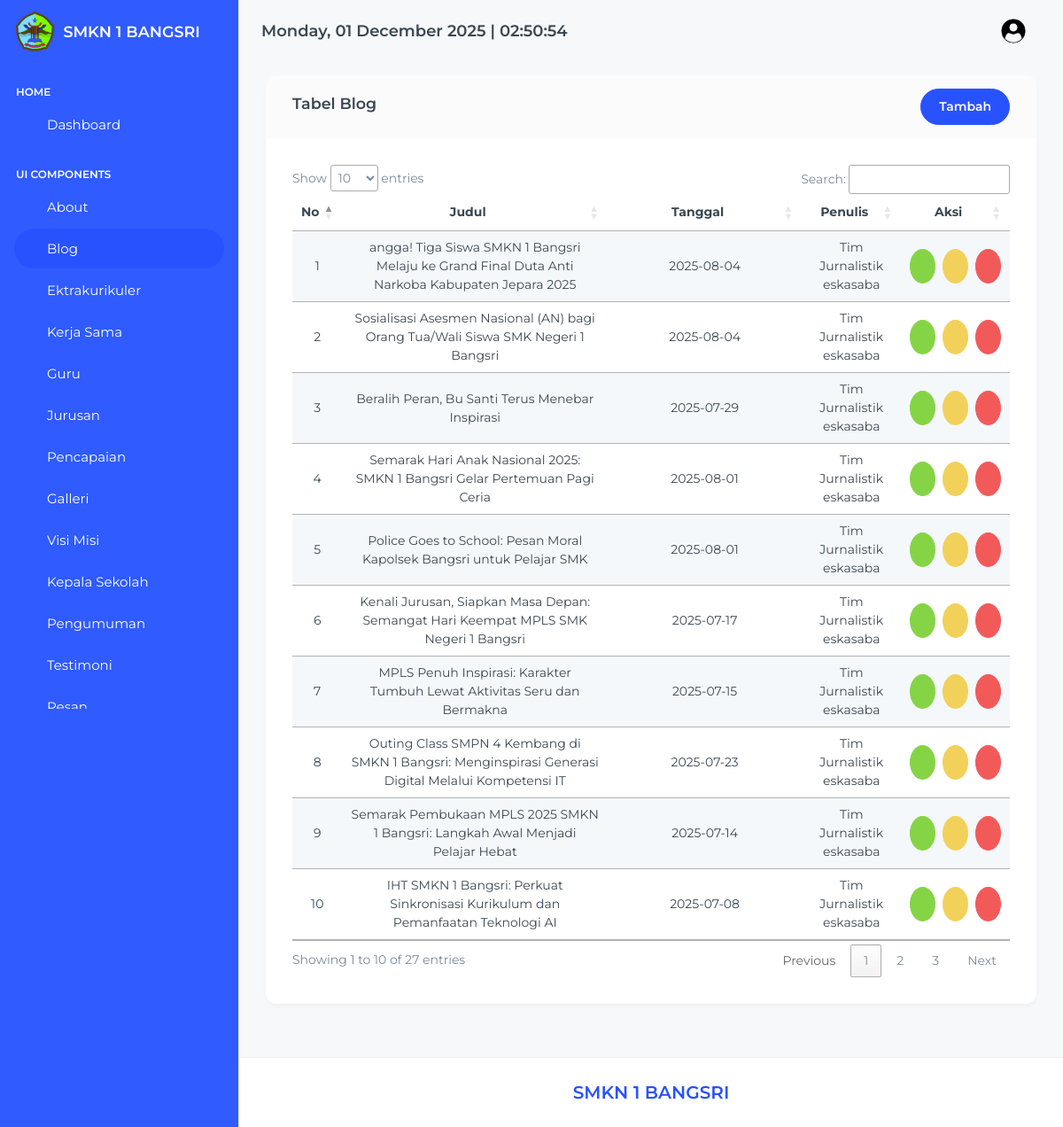
The page /pages/blog/index.php (signed in) on the database its author committed.
### tables this page shows
CREATE TABLE `blogs` (
  `id` int NOT NULL,
  `image` varchar(200) NOT NULL,
  `title` varchar(200) NOT NULL,
  `content` text NOT NULL,
  `date` date DEFAULT NULL,
  `author` varchar(200) NOT NULL
);

### pages/blog/index.php (the view)
<?php
include '../../partials/header.php';
include '../../partials/sidebar.php';
include '../../partials/navbar.php';
$qBlogs = "SELECT * FROM blogs";
$result = mysqli_query($connect, $qBlogs) or die(mysqli_error($connect));
?>
<div class="container-fluid">
    <div class="row">
        <div class="col-12">
            <div class="card">
                <div class="card-header d-flex align-items-center justify-content-between">
                    <h5>Tabel Blog</h5>
                    <a href="./create.php" class="btn btn-primary">Tambah</a>
                </div>
                <div class="card-body">
                    <div class="table-responsive">
                        <table id="datatable" class="table table-striped table-hover align-middle">
                            <thead class="text-center">
                                <tr>
                                    <th class="text-center">No</th>
                                    <th class="text-center">Judul</th>
                                    <th class="text-center">Tanggal</th>
                                    <th class="text-center">Penulis</th>
                                    <th class="text-center">Aksi</th>
                                </tr>
                            </thead>
                            <tbody>
                                <?php
                                $no = 1;
                                while ($item = $result->fetch_object()):
                                ?>
                                    <tr>
                                        <td class="text-center"><?= $no ?></td>
                                        <td class="text-center"><?= $item->title ?></td>
                                        <td class="text-center" style="width: 200px;"><?= $item->date ?></td>
                                        <td class="text-center"><?= $item->author ?></td>
                                        <td class="text-center">
                                            <div class="d-flex justify-content-center gap-2">
                                                <a href="./detail.php?id=<?= $item->id ?>" class="btn btn-success rounded-circle p-2" title="Detail">
                                                    <i class='ti ti-eye'></i>
                                                </a>
                                                <a href="./edit.php?id=<?= $item->id ?>" class="btn btn-warning rounded-circle p-2" title="Edit">
                                                    <i class='ti ti-edit'></i>
                                                </a>
                                                <a href="../../actions/blog/destroy.php?id=<?= $item->id ?>" class="btn btn-danger rounded-circle p-2" onclick="return confirm('Apakah anda yakin?')" title="Hapus">
                                                    <i class="ti ti-trash"></i>
                                                </a>
                                            </div>
                                        </td>
                                    </tr>
                                <?php
                                    $no++;
                                endwhile;
                                ?>
                            </tbody>
                        </table>
                    </div>
                </div>
            </div>
        </div>
    </div>
</div>
<?php
include '../../partials/footer.php';
include '../../partials/script.php';
?>

### rows shown on the page
blogs: title "angga! Tiga Siswa SMKN 1 Bangsri Melaju ke Grand Final Duta Anti Narkoba Kabupaten Jepara 2025", date "2025-08-04", author "Tim Jurnalistik eskasaba"
blogs: title "Sosialisasi Asesmen Nasional (AN) bagi Orang Tua/Wali Siswa SMK Negeri 1 Bangsri", date "2025-08-04", author "Tim Jurnalistik eskasaba"
blogs: title "Beralih Peran, Bu Santi Terus Menebar Inspirasi", date "2025-07-29", author "Tim Jurnalistik eskasaba"
blogs: title "Semarak Hari Anak Nasional 2025: SMKN 1 Bangsri Gelar Pertemuan Pagi Ceria", date "2025-08-01", author "Tim Jurnalistik eskasaba"
blogs: title "Police Goes to School: Pesan Moral Kapolsek Bangsri untuk Pelajar SMK", date "2025-08-01", author "Tim Jurnalistik eskasaba"
blogs: title "Kenali Jurusan, Siapkan Masa Depan: Semangat Hari Keempat MPLS SMK Negeri 1 Bangsri", date "2025-07-17", author "Tim Jurnalistik eskasaba"
blogs: title "MPLS Penuh Inspirasi: Karakter Tumbuh Lewat Aktivitas Seru dan Bermakna", date "2025-07-15", author "Tim Jurnalistik eskasaba"
blogs: title "Outing Class SMPN 4 Kembang di SMKN 1 Bangsri: Menginspirasi Generasi Digital Melalui Kompetensi IT", date "2025-07-23", author "Tim Jurnalistik eskasaba"
blogs: title "Semarak Pembukaan MPLS 2025 SMKN 1 Bangsri: Langkah Awal Menjadi Pelajar Hebat", date "2025-07-14", author "Tim Jurnalistik eskasaba"
blogs: title "IHT SMKN 1 Bangsri: Perkuat Sinkronisasi Kurikulum dan Pemanfaatan Teknologi AI", date "2025-07-08", author "Tim Jurnalistik eskasaba"
